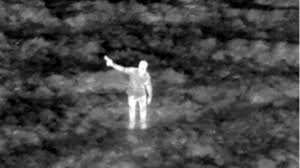
#> input picture images/field.jpg, 300 x 168 px
$ python -i functions.py   (imports and definitions only)   (older library calls are emulated)
#> lines starting #> are read from the running program, lines starting #| are printed output that depends on the picture; after the words box and inside, x2 and y2 are one past the last pixel; in counts of white or black regions, pixels touching at a corner belong together
#> further down, picture is the input picture: shape (168, 300); min 0, max 255, mean 68.8
import cv2
import numpy as np

# Utility Functions
# [16 lines left out: functions normalize_image, invert_brightness_weight, not called in this run]

def clean_artifacts(image, min_area=50, fill_holes=True):
    """
    Remove noise artifacts and fill gaps using connected component analysis.

    Unlike morphological filtering, this preserves original pixel values in the
    subject by operating on a binary mask rather than the grayscale data directly.

    Parameters:
    - min_area: components smaller than this (in pixels) are treated as noise
    - fill_holes: if True, fills interior holes in the largest components
    """
#> called with min_area = 50, fill_holes = True
    _, binary = cv2.threshold(image, 0, 255, cv2.THRESH_BINARY + cv2.THRESH_OTSU)
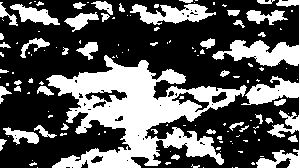
#> binary: shape (168, 300); 35.5% white; 127 white regions (85 under 20 px), largest, box (x1, y1, x2, y2) and area: (46, 55, 247, 168) 9692, (212, 0, 300, 168) 3279, (130, 4, 216, 25) 974

    num_labels, labels, stats, _ = cv2.connectedComponentsWithStats(binary, connectivity=8)
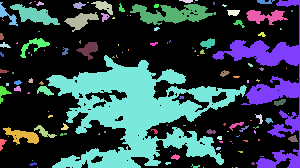
#> labels: shape (168, 300) int32; 128 distinct labels, from 0 to 127; one colour per label, 0 black
#> num_labels = 128; stats = 128 rows, first 6: [0, 0, 299, 168, 32483], [34, 1, 2, 1, 2], [36, 1, 8, 5, 21], [91, 1, 22, 14, 148], [179, 0, 14, 3, 30], [195, 0, 3, 1, 3]

    mask = np.zeros_like(binary)
    for i in range(1, num_labels):
        if stats[i, cv2.CC_STAT_AREA] >= min_area:
            mask[labels == i] = 255
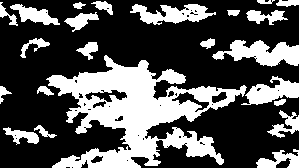
#> mask: shape (168, 300); 33.1% white; 19 white regions

    if fill_holes:
        contours, _ = cv2.findContours(mask, cv2.RETR_EXTERNAL, cv2.CHAIN_APPROX_SIMPLE)
#> contours = 19 contours; largest, box (x1, y1, x2, y2) and area: (46, 55, 247, 168) 9833, (212, 0, 300, 168) 2792, (130, 4, 216, 25) 880, (10, 4, 60, 25) 442, (246, 10, 288, 25) 278
        cv2.drawContours(mask, contours, -1, 255, thickness=cv2.FILLED)
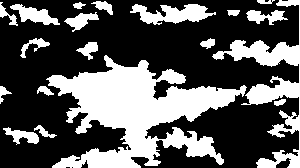
#> mask: shape (168, 300); 34.7% white; 19 white regions, largest, box (x1, y1, x2, y2) and area: (46, 55, 247, 168) 10471, (212, 0, 300, 168) 3291, (130, 4, 216, 25) 1000

    result = cv2.bitwise_and(image, mask)
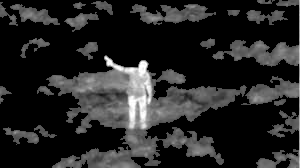
#> result: shape (168, 300); min 0, max 255, mean 37.2
    return result

# [48 lines left out: functions threshold_brightness, fsr_upscale, not called in this run]

>>> import cv2
>>> picture = cv2.imread('images/field.jpg', cv2.IMREAD_GRAYSCALE)
>>> result = clean_artifacts(picture)

$ run again, on images/lake.jpg
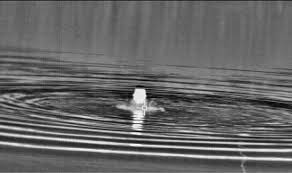
#> input picture images/lake.jpg, 292 x 173 px
#> picture is the input picture: shape (173, 292); min 0, max 255, mean 102
#> binary: shape (173, 292); 10.8% white; 151 white regions (119 under 20 px), largest, box (x1, y1, x2, y2) and area: (0, 141, 292, 161) 881, (0, 132, 292, 152) 784, (116, 89, 165, 123) 572
#> labels: shape (173, 292) int32; 152 distinct labels, from 0 to 151
#> num_labels = 152; stats = 152 rows, first 6: [0, 0, 292, 173, 45076], [63, 54, 1, 1, 1], [6, 59, 2, 1, 2], [80, 59, 2, 2, 4], [96, 59, 2, 1, 2], [13, 60, 3, 1, 3]
#> after the loop in clean_artifacts, `for i in range(1, num_labels):`:
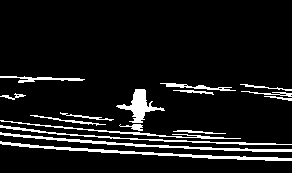
#> mask: shape (173, 292); 8.8% white; 16 white regions
#> contours = 16 contours; largest, box (x1, y1, x2, y2) and area: (0, 141, 292, 161) 587, (0, 132, 292, 152) 490, (116, 89, 165, 123) 488, (0, 125, 292, 145) 256, (0, 120, 241, 139) 173
#> in clean_artifacts, `result = cv2.bitwise_and(image, mask)`:
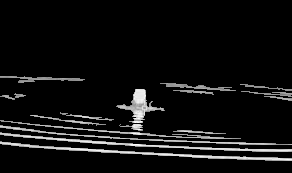
#> result: shape (173, 292); min 0, max 255, mean 16.1
